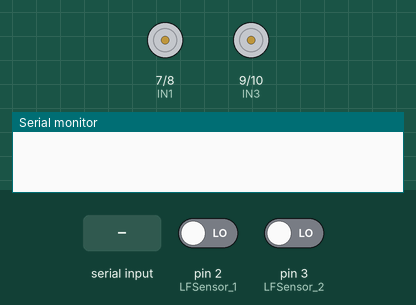
This sketch was run on a simulated Arduino Uno, built with avr-gcc and run on an emulated ATmega328P. Parts: motor-driver pin pairs drawn as motors (green arrow = first pin HIGH = forward, orange = second pin HIGH = backward, longer = more drive, scaled by the enable pin), the last lines printed to the serial monitor. The test bench sets the inputs (shaded band); at power-on: pin 2 (LFSensor_1) LOW, pin 3 (LFSensor_2) LOW.

Above: at 1.2 s.
1.3 s: "2" received over Serial
At 1.6 s:
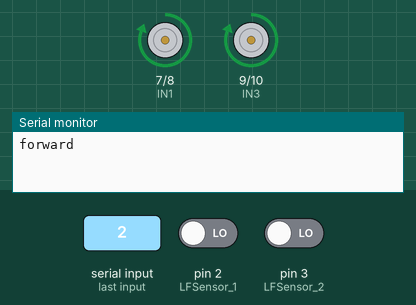
3.3 s: "4" received over Serial
At 3.5 s:
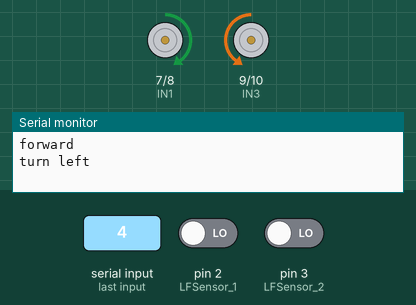
5.1 s: "6" received over Serial
At 5.3 s:
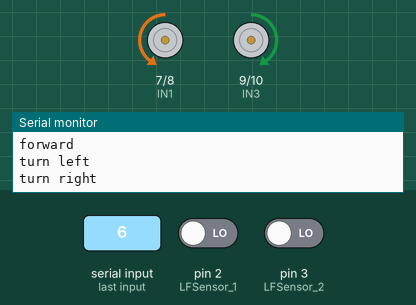
6.9 s: "8" received over Serial
At 7.1 s:
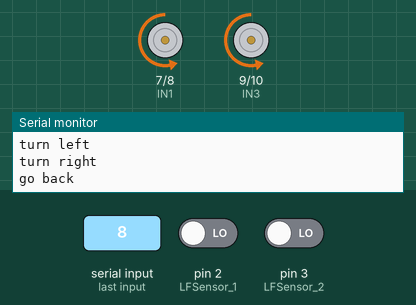
8.7 s: "1" received over Serial
At 9.7 s:
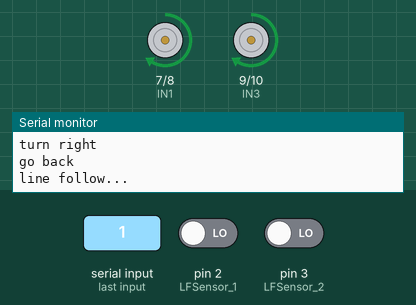
10.3 s: "2" received over Serial
At 11.8 s:
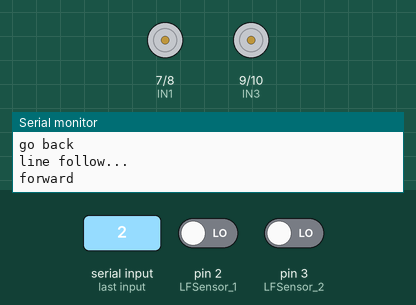
Timing chart, 0 to 13.3 s (numbered marks = the images above; inputs shaded):
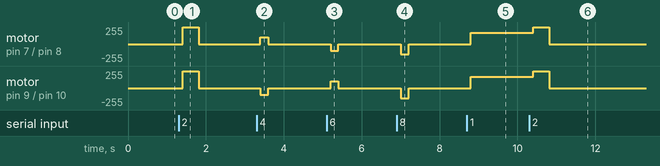

Measured:
- after the input at 1.3 s, motor on pin 7 (IN1) / pin 8 (IN2), motor on pin 9 (IN3) / pin 10 (IN4): stopped → forward 255/255 after 0.10 s, → stopped 0.41 s later
- after the input at 3.3 s, motor on pin 7 (IN1) / pin 8 (IN2): stopped → forward 100/255 after 0.10 s, → stopped 0.20 s later; motor on pin 9 (IN3) / pin 10 (IN4): stopped → backward 100/255 after 0.10 s, → stopped 0.20 s later
- after the input at 5.1 s, motor on pin 7 (IN1) / pin 8 (IN2): stopped → backward 100/255 after 0.10 s, → stopped 0.20 s later; motor on pin 9 (IN3) / pin 10 (IN4): stopped → forward 100/255 after 0.10 s, → stopped 0.20 s later
- after the input at 6.9 s, motor on pin 7 (IN1) / pin 8 (IN2), motor on pin 9 (IN3) / pin 10 (IN4): stopped → backward 150/255 after 0.10 s, → stopped 0.21 s later
- after the input at 8.7 s, motor on pin 7 (IN1) / pin 8 (IN2), motor on pin 9 (IN3) / pin 10 (IN4): stopped → forward 170/255 after 0.10 s
- after the input at 10.3 s, motor on pin 7 (IN1) / pin 8 (IN2), motor on pin 9 (IN3) / pin 10 (IN4): forward 170/255 → forward 255/255 after 0.10 s, → stopped 0.41 s later

The sketch:

lesson-4.ino
```cpp
#define IN1  7   //K1、K2 motor direction
#define IN2  8     //K1、K2 motor direction
#define IN3  9    //K3、K4 motor direction
#define IN4  10   //K3、K4 motor direction
#define ENA  5    // Needs to be a PWM pin to be able to control motor speed ENA
#define ENB  6    // Needs to be a PWM pin to be able to control motor speed ENA
#define LFSensor_1 2 //line follow sensor1
#define LFSensor_2 3 //line follow sensor2
char sensor[2]={0,0};
#define M_SPEED1   150  //motor speed
#define M_SPEED2   170  //motor speed
#define MAX_PACKETSIZE 32    //Serial receive buffer
char buffUART[MAX_PACKETSIZE];
unsigned int buffUARTIndex = 0;
unsigned long preUARTTick = 0;
bool stopFlag = true;
bool JogFlag = false;
uint16_t JogTimeCnt = 0;
uint32_t JogTime=0;
enum DS
{
  MANUAL_DRIVE,
  AUTO_DRIVE_LF, //line follow
}Drive_Status=MANUAL_DRIVE;

enum DN
{
  GO_ADVANCE,
  GO_LEFT,
  GO_RIGHT,
  GO_BACK,
  STOP_STOP,
  DEF
}Drive_Num=DEF;
/*motor control*/
void go_back(int t)  //motor rotate clockwise -->robot go ahead
{
  digitalWrite(IN1, LOW);
  digitalWrite(IN2, HIGH);
  digitalWrite(IN3, LOW);
  digitalWrite(IN4,HIGH);
  delay(t);
}
void go_ahead(int t) //motor rotate counterclockwise -->robot go back
{
  digitalWrite(IN1, HIGH);
  digitalWrite(IN2, LOW);
  digitalWrite(IN3, HIGH);
  digitalWrite(IN4,LOW);
  delay(t);
}
void go_stop() //motor brake -->robot stop
{
  digitalWrite(IN1, LOW);
  digitalWrite(IN2, LOW);
  digitalWrite(IN3, LOW);
  digitalWrite(IN4,LOW);
}
void turn_left(int t)  //left motor rotate clockwise and right motor rotate counterclockwise -->robot turn right
{
  digitalWrite(IN1, HIGH);
  digitalWrite(IN2, LOW);
  digitalWrite(IN3, LOW);
  digitalWrite(IN4, HIGH);
  delay(t);
}
void turn_right(int t) //left motor rotate counterclockwise and right motor rotate clockwise -->robot turn left
{
  digitalWrite(IN1, LOW);
  digitalWrite(IN2, HIGH);
  digitalWrite(IN3, HIGH);
  digitalWrite(IN4, LOW);
  delay(t);
}
/*set motor speed */
void set_motorspeed(int lspeed,int rspeed) //change motor speed
{
  analogWrite(ENA,lspeed);//lspeed:0-255
  analogWrite(ENB,rspeed);//rspeed:0-255
}
/*read line folloe sensors*/
void read_sensor_values()
{
  sensor[0]=digitalRead(LFSensor_1);
  sensor[1]=digitalRead(LFSensor_2);
}
void auto_tarcking(){
  read_sensor_values();
  if((sensor[0]==LOW)&&(sensor[1]==HIGH)){ //The right sensor is on the black line.The left sensor is on the white line
    set_motorspeed(M_SPEED1,M_SPEED1);
    turn_right(20);
  }
  else if((sensor[0]==HIGH)&&(sensor[1]==LOW)){//The right sensor is on the white line.The left sensor is on the black line
    set_motorspeed(M_SPEED1,M_SPEED1);
    turn_left(20);
  }
  else if((sensor[0]==LOW)&&(sensor[1]==LOW)){//The left an right sensor are on the white line.
    set_motorspeed(M_SPEED2,M_SPEED2);
    go_ahead(0);
  }
  else if((sensor[0]==HIGH)&&(sensor[1]==HIGH)){//The left an right sensor are on the black line.
    go_stop();
  }
 }
 //WiFi / Bluetooth through the serial control
void do_Uart_Tick()
{

  char Uart_Date=0;
  if(Serial.available())
  {
    size_t len = Serial.available();
    uint8_t sbuf[len + 1];
    sbuf[len] = 0x00;
    Serial.readBytes(sbuf, len);
    //parseUartPackage((char*)sbuf);
    memcpy(buffUART + buffUARTIndex, sbuf, len);//ensure that the serial port can read the entire frame of data
    buffUARTIndex += len;
    preUARTTick = millis();
    if(buffUARTIndex >= MAX_PACKETSIZE - 1)
    {
      buffUARTIndex = MAX_PACKETSIZE - 2;
      preUARTTick = preUARTTick - 200;
    }
  }
  if(buffUARTIndex > 0 && (millis() - preUARTTick >= 100))//APP send flag to modify the obstacle avoidance parameters
  { //data ready
    buffUART[buffUARTIndex] = 0x00;
    Uart_Date=buffUART[0];
    buffUARTIndex = 0;
  }
  switch (Uart_Date)    //serial control instructions
  {
    case '2':
            Drive_Status=MANUAL_DRIVE; Drive_Num=GO_ADVANCE;Serial.println("forward"); break;
    case '4':
            Drive_Status=MANUAL_DRIVE; Drive_Num=GO_LEFT; Serial.println("turn left");break;
    case '6':
            Drive_Status=MANUAL_DRIVE; Drive_Num=GO_RIGHT; Serial.println("turn right");break;
    case '8':
            Drive_Status=MANUAL_DRIVE; Drive_Num=GO_BACK; Serial.println("go back");break;
    case '5':
            Drive_Status=MANUAL_DRIVE; Drive_Num=STOP_STOP;Serial.println("stop");break;
    case '1':
          Drive_Status=AUTO_DRIVE_LF; Serial.println("line follow...");break;
    default:break;
  }
}

//robot motor control
void do_Drive_Tick()
{
  if(Drive_Status == MANUAL_DRIVE)
  {
    switch (Drive_Num)
    {
      case GO_ADVANCE:
          set_motorspeed(255,255);
          go_ahead(15);
          JogFlag = true;
          JogTimeCnt = 3;
          JogTime=millis();
          break;
      case GO_LEFT:
          set_motorspeed(100,100);
          turn_left(2);
          JogFlag = true;
          JogTimeCnt = 1;
          JogTime=millis();
          break;
      case GO_RIGHT:
           set_motorspeed(100,100);
           turn_right(2);
          JogFlag = true;
          JogTimeCnt = 1;
          JogTime=millis();
          break;
      case GO_BACK:
          set_motorspeed(150,150);
          go_back(10);
          JogFlag = true;
          JogTimeCnt = 1;
          JogTime=millis();
          break;
      case STOP_STOP:
          go_stop();
          JogTime = 0;
          break;
      default:
          break;
    }
    Drive_Num=DEF;
    //keep the car running for 100ms
    if(millis()-JogTime>=100)
    {
      JogTime=millis();
      if(JogFlag == true)
      {
        stopFlag = false;
        if(JogTimeCnt <= 0)
        {
          JogFlag = false; stopFlag = true;
        }
        JogTimeCnt--;
      }
      if(stopFlag == true)
      {
        JogTimeCnt=0;
        go_stop();
      }
    }
  }
  else if(Drive_Status==AUTO_DRIVE_LF)
  {
    auto_tarcking();
  }
}
void setup() {
  /*line follow sensors */
  pinMode(LFSensor_1,INPUT);
  pinMode(LFSensor_2,INPUT);
  /******L298N******/
  pinMode(IN1, OUTPUT);
  pinMode(IN2, OUTPUT);
  pinMode(IN3, OUTPUT);
  pinMode(IN4, OUTPUT);
  pinMode(ENA, OUTPUT);
  pinMode(ENB, OUTPUT);
  go_stop();
  Serial.begin(9600);
}

void loop() {
  do_Uart_Tick();
  do_Drive_Tick();
}
```

customcode.c
```cpp
void test() {

}
```
